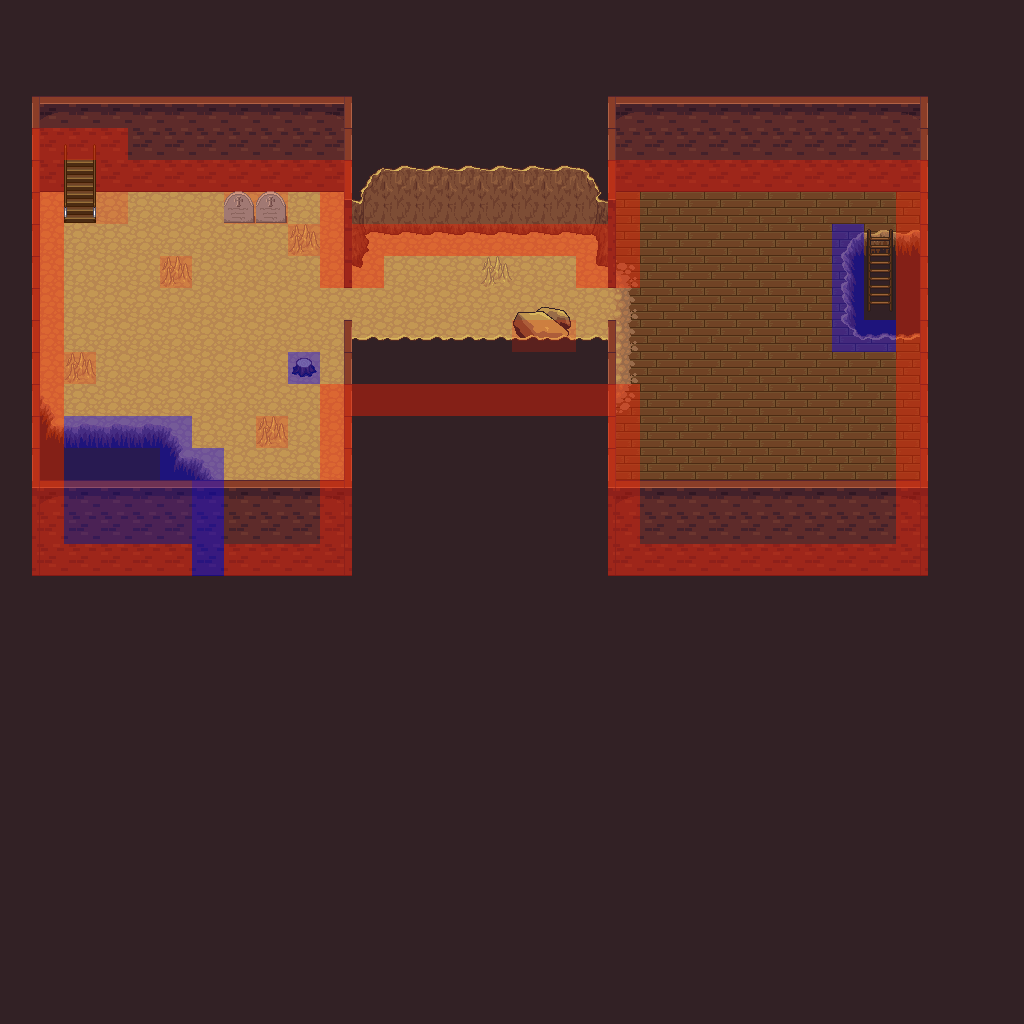

Below is a game level as drawn by its tile map, then a one-line description and the .tmx that defines it (tile-layer data replaced by summaries):
An orthogonal 32x32 tile map with 32x32 px tiles, 5 tile layers (background, fringe, object, foreground, ...), 4 tilesets and 3 objects (2x event, enemy).

<map height="32" orientation="orthogonal" renderorder="right-down" tileheight="32" tilewidth="32" version="1.0" width="32">
 <properties>
  <property name="music" value="music/winds_of_stories.ogg" />
  <property name="tileset" value="tilesetdefs/sewer.txt" />
  <property name="title" value="Secret Basement" />
 </properties>
 <tileset firstgid="1" name="tiled_collision" tileheight="32" tilewidth="32">
  <image height="32" source="tiled_collision.png" width="480" />
 </tileset>
 <tileset firstgid="16" name="generic_background" tileheight="32" tilewidth="32">
  <image height="832" source="generic_background.png" width="864" />
 </tileset>
 <tileset firstgid="718" name="small_objects" tileheight="64" tilewidth="32">
  <image height="512" source="small_objects.png" width="671" />
 </tileset>
 <tileset firstgid="878" name="sewer_objects" tileheight="128" tilewidth="32">
  <image height="768" source="sewer_objects.png" width="672" />
 </tileset>
 <layer height="32" name="background" width="32">
  <data>[1024 cells, 1024 non-empty, 3 distinct tile ids]</data>
 </layer>
 <layer height="32" name="fringe" width="32">
  <data>[1024 cells, 27 non-empty, 14 distinct tile ids]</data>
 </layer>
 <layer height="32" name="object" width="32">
  <data>[1024 cells, 104 non-empty, 15 distinct tile ids]</data>
 </layer>
 <layer height="32" name="foreground" width="32">
  <data>[1024 cells, 6 non-empty, 4 distinct tile ids]</data>
 </layer>
 <layer height="32" name="collision" width="32">
  <data>[1024 cells, 132 non-empty, 4 distinct tile ids]</data>
 </layer>
 <objectgroup name="event">
  <object height="32" name="Teleport to Basement1" type="event" width="32" x="64" y="192">
   <properties>
    <property name="intermap" value="maps/basement1.txt,8,13" />
   <property name="activate" value="on_trigger" /></properties>
  </object>
  <object height="32" name="Teleport to Basement3" type="event" width="32" x="864" y="288">
   <properties>
    <property name="intermap" value="maps/basement3.txt,28,13" />
   <property name="activate" value="on_trigger" /></properties>
  </object>
 </objectgroup>
 <objectgroup name="enemy">
  <object height="192" name="2 Ruby Snakes" type="enemy" width="128" x="672" y="256">
   <properties>
    <property name="level" value="1,1" />
    <property name="number" value="2,2" />
   <property name="category" value="rubysnake" /></properties>
  </object>
 </objectgroup>
 <objectgroup name="npc" />
</map>
